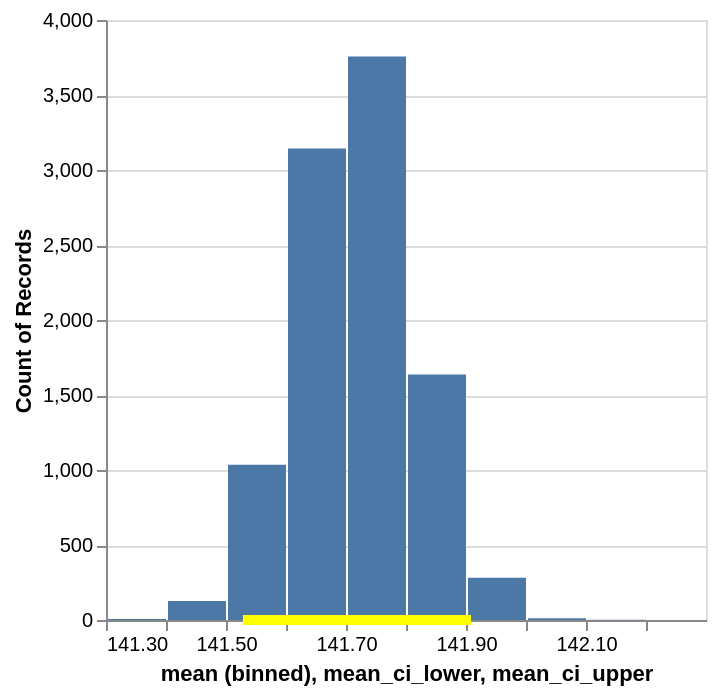

Source (notebook cell):
### Code cell
# graph results for risk attitude 4 to check the logic
# based on https://inferentialthinking.com/chapters/13/2/bootstrap/

mean_r4_bin_chart = alt.Chart(lazy_stats_df.filter(pl.col.risk_attitude.eq(4))).mark_bar().encode(
    alt.X("mean:Q", bin=True),
    y='count()',
)
mean_r4_rule_chart = alt.Chart(sample_ci_bounds.filter(pl.col.risk_attitude.eq(4))).mark_rule(color="yellow", size=5).encode(
    x='mean_ci_lower', x2='mean_ci_upper', y=alt.value('height')
    # y='count()',
)

(mean_r4_bin_chart + mean_r4_rule_chart)

### Figure 1 — Vega specification as saved in the notebook (floating-point values rounded to 4 significant figures)
{"$schema": "https://vega.github.io/schema/vega/v5.json", "data": [{"name": "source_0", "values": [{"__count": 3757, "bin_maxbins_10_mean": 141.7, "bin_maxbins_10_mean_end": 141.8}, {"__count": 1035, "bin_maxbins_10_mean": 141.5, "bin_maxbins_10_mean_end": 141.6}, {"__count": 3144, "bin_maxbins_10_mean": 141.6, "bin_maxbins_10_mean_end": 141.7}, {"__count": 1637, "bin_maxbins_10_mean": 141.8, "bin_maxbins_10_mean_end": 141.9}, {"__count": 281, "bin_maxbins_10_mean": 141.9, "bin_maxbins_10_mean_end": 142.0}, {"__count": 126, "bin_maxbins_10_mean": 141.4, "bin_maxbins_10_mean_end": 141.5}, {"__count": 11, "bin_maxbins_10_mean": 142.0, "bin_maxbins_10_mean_end": 142.1}, {"__count": 7, "bin_maxbins_10_mean": 141.3, "bin_maxbins_10_mean_end": 141.4}, {"__count": 2, "bin_maxbins_10_mean": 142.1, "bin_maxbins_10_mean_end": 142.2}]}, {"name": "source_1", "values": [{"mean_ci_lower": 141.5, "mean_ci_upper": 141.9}]}, {"name": "source_0_y_domain___count", "values": [{"min": 2, "max": 3757}]}], "signals": [{"name": "layer_0_bin_maxbins_10_mean_bins", "value": {"fields": ["mean"], "fname": "bin_mean", "start": 141.3, "step": 0.1, "stop": 142.2}}], "marks": [{"type": "rect", "name": "layer_0_marks", "from": {"data": "source_0"}, "encode": {"update": {"y2": {"value": 0, "scale": "y"}, "x": {"field": "bin_maxbins_10_mean_end", "scale": "x", "offset": {"signal": "0.5 + (abs(scale(\"x\", datum[\"bin_maxbins_10_mean_end\"]) - scale(\"x\", datum[\"bin_maxbins_10_mean\"])) < 0.25 ? 0.5 * (0.25 - (abs(scale(\"x\", datum[\"bin_maxbins_10_mean_end\"]) - scale(\"x\", datum[\"bin_maxbins_10_mean\"])))) : -0.5)"}}, "y": {"field": "__count", "scale": "y"}, "x2": {"field": "bin_maxbins_10_mean", "scale": "x", "offset": {"signal": "0.5 + (abs(scale(\"x\", datum[\"bin_maxbins_10_mean_end\"]) - scale(\"x\", datum[\"bin_maxbins_10_mean\"])) < 0.25 ? -0.5 * (0.25 - (abs(scale(\"x\", datum[\"bin_maxbins_10_mean_end\"]) - scale(\"x\", datum[\"bin_maxbins_10_mean\"])))) : 0.5)"}}, "fill": {"value": "#4c78a8"}}}, "style": ["bar"]}, {"type": "rule", "name": "layer_1_marks", "from": {"data": "source_1"}, "encode": {"update": {"x": {"field": "mean_ci_lower", "scale": "x"}, "y": {"field": {"signal": null, "datum": null, "group": "height", "parent": null}}, "stroke": {"value": "yellow"}, "strokeWidth": {"value": 5}, "x2": {"field": "mean_ci_upper", "scale": "x"}}}, "style": ["rule"]}], "scales": [{"name": "x", "type": "linear", "domain": {"fields": [{"signal": "[layer_0_bin_maxbins_10_mean_bins.start, layer_0_bin_maxbins_10_mean_bins.stop]"}, {"data": "source_1", "field": "mean_ci_lower"}, {"data": "source_1", "field": "mean_ci_upper"}]}, "range": [0, {"signal": "width"}], "bins": {"signal": "layer_0_bin_maxbins_10_mean_bins"}, "zero": false, "nice": true}, {"name": "y", "type": "linear", "domain": [{"signal": "(data(\"source_0_y_domain___count\")[0] || {}).min"}, {"signal": "(data(\"source_0_y_domain___count\")[0] || {}).max"}], "range": [{"signal": "height"}, 0], "zero": true, "nice": true}], "axes": [{"scale": "y", "maxExtent": 0, "orient": "left", "gridScale": "x", "domain": false, "aria": false, "zindex": 0, "grid": true, "tickCount": {"signal": "ceil(height/40)"}, "labels": false, "minExtent": 0, "ticks": false}, {"scale": "x", "tickCount": {"signal": "ceil(width/10)"}, "orient": "bottom", "zindex": 0, "labelFlush": true, "grid": false, "title": "mean (binned), mean_ci_lower, mean_ci_upper", "labelOverlap": true}, {"scale": "y", "zindex": 0, "title": "Count of Records", "labelOverlap": true, "orient": "left", "grid": false, "tickCount": {"signal": "ceil(height/40)"}}], "background": "white", "width": 300, "height": 300, "style": "cell", "padding": 5}
